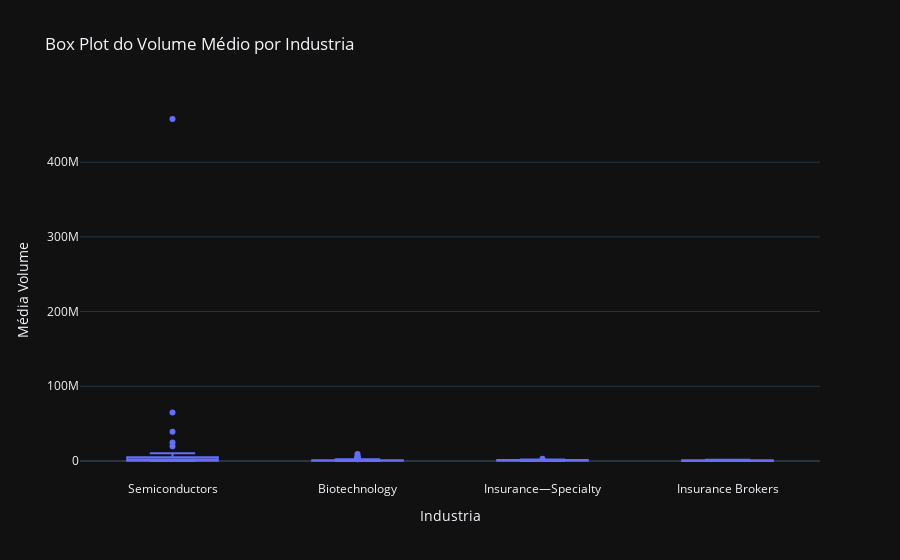

Source (notebook cell):
### Markdown cell above
### 2.2. Distribuição dos Volumes

### Code cell
fig = px.box(vol_med_ref, x="Industria", y="Média Volume", title="Box Plot do Volume Médio por Industria", template="plotly_dark")
fig.show()

### Figure 1 — Plotly figure (JSON) as saved in the notebook; plotly's stock layout.template omitted (floating-point values rounded to 4 significant figures; data arrays with more than 128 entries replaced by an {"elided": "..."} marker saying what was removed)
{"data": [{"alignmentgroup": "True", "hovertemplate": "Industria=%{x}<br>Média Volume=%{y}<extra></extra>", "legendgroup": "", "marker": {"color": "#636efa"}, "name": "", "notched": false, "offsetgroup": "", "orientation": "v", "showlegend": false, "type": "box", "x": {"elided": "230 str values"}, "x0": " ", "xaxis": "x", "y": {"elided": "230 float values"}, "y0": " ", "yaxis": "y"}], "layout": {"boxmode": "group", "legend": {"tracegroupgap": 0}, "title": {"text": "Box Plot do Volume Médio por Industria"}, "xaxis": {"anchor": "y", "domain": [0, 1], "title": {"text": "Industria"}}, "yaxis": {"anchor": "x", "domain": [0, 1], "title": {"text": "Média Volume"}}}}
